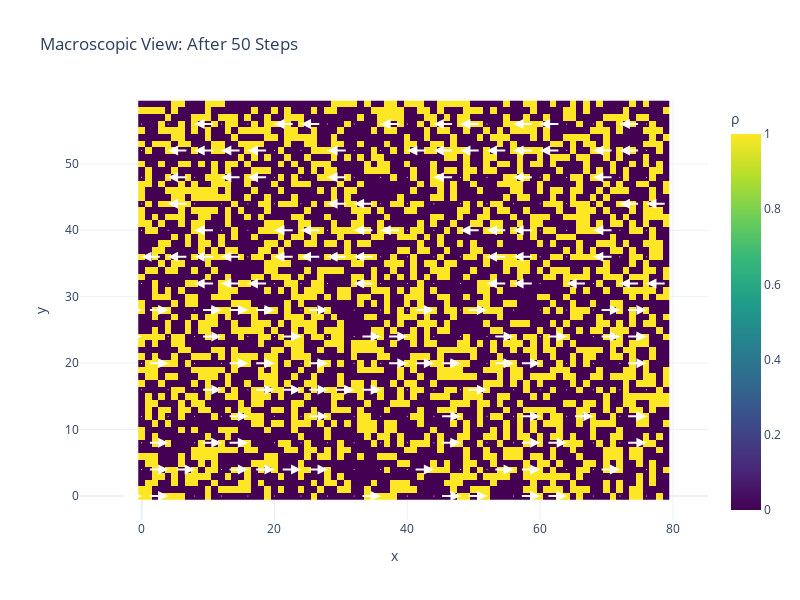

This figure's notebook cell:
### Code cell
# Evolve shear flow
print("\nAfter 50 steps:")
for _ in range(50):
    lg_large.step()
lg_large.visualize_macroscopic(title='Macroscopic View: After 50 Steps')

### Figure 1 — Plotly figure (JSON) as saved in the notebook; plotly's stock layout.template omitted (floating-point values rounded to 4 significant figures; data arrays with more than 128 entries replaced by an {"elided": "..."} marker saying what was removed)
{"data": [{"colorbar": {"title": {"text": "ρ"}}, "colorscale": [[0, "#440154"], [0.1111, "#482878"], [0.2222, "#3e4989"], [0.3333, "#31688e"], [0.4444, "#26828e"], [0.5556, "#1f9e89"], [0.6667, "#35b779"], [0.7778, "#6ece58"], [0.8889, "#b5de2b"], [1, "#fde725"]], "name": "Density", "type": "heatmap", "z": {"elided": "60x80 int values"}}, {"hoverinfo": "skip", "marker": {"color": "white", "size": 1}, "mode": "markers", "showlegend": false, "type": "scatter", "x": {"elided": "300 int values"}, "y": {"elided": "300 int values"}}], "layout": {"annotations": [{"arrowcolor": "white", "arrowhead": 2, "arrowsize": 1, "arrowwidth": 2, "ax": -3.2, "axref": "x", "ay": 3.919e-16, "ayref": "y", "showarrow": true, "x": 0, "xref": "x", "y": 0, "yref": "y"}, {"arrowcolor": "white", "arrowhead": 2, "arrowsize": 1, "arrowwidth": 2, "ax": 0.8, "axref": "x", "ay": 3.919e-16, "ayref": "y", "showarrow": true, "x": 4, "xref": "x", "y": 0, "yref": "y"}, {"arrowcolor": "white", "arrowhead": 2, "arrowsize": 1, "arrowwidth": 2, "ax": 32.8, "axref": "x", "ay": 3.919e-16, "ayref": "y", "showarrow": true, "x": 36, "xref": "x", "y": 0, "yref": "y"}, {"arrowcolor": "white", "arrowhead": 2, "arrowsize": 1, "arrowwidth": 2, "ax": 44.8, "axref": "x", "ay": 3.919e-16, "ayref": "y", "showarrow": true, "x": 48, "xref": "x", "y": 0, "yref": "y"}, {"arrowcolor": "white", "arrowhead": 2, "arrowsize": 1, "arrowwidth": 2, "ax": 48.8, "axref": "x", "ay": 3.919e-16, "ayref": "y", "showarrow": true, "x": 52, "xref": "x", "y": 0, "yref": "y"}, {"arrowcolor": "white", "arrowhead": 2, "arrowsize": 1, "arrowwidth": 2, "ax": 56.8, "axref": "x", "ay": 3.919e-16, "ayref": "y", "showarrow": true, "x": 60, "xref": "x", "y": 0, "yref": "y"}, {"arrowcolor": "white", "arrowhead": 2, "arrowsize": 1, "arrowwidth": 2, "ax": 60.8, "axref": "x", "ay": 3.919e-16, "ayref": "y", "showarrow": true, "x": 64, "xref": "x", "y": 0, "yref": "y"}, {"arrowcolor": "white", "arrowhead": 2, "arrowsize": 1, "arrowwidth": 2, "ax": 0.8, "axref": "x", "ay": 4, "ayref": "y", "showarrow": true, "x": 4, "xref": "x", "y": 4, "yref": "y"}, {"arrowcolor": "white", "arrowhead": 2, "arrowsize": 1, "arrowwidth": 2, "ax": 4.8, "axref": "x", "ay": 4, "ayref": "y", "showarrow": true, "x": 8, "xref": "x", "y": 4, "yref": "y"}, {"arrowcolor": "white", "arrowhead": 2, "arrowsize": 1, "arrowwidth": 2, "ax": 12.8, "axref": "x", "ay": 4, "ayref": "y", "showarrow": true, "x": 16, "xref": "x", "y": 4, "yref": "y"}, {"arrowcolor": "white", "arrowhead": 2, "arrowsize": 1, "arrowwidth": 2, "ax": 16.8, "axref": "x", "ay": 4, "ayref": "y", "showarrow": true, "x": 20, "xref": "x", "y": 4, "yref": "y"}, {"arrowcolor": "white", "arrowhead": 2, "arrowsize": 1, "arrowwidth": 2, "ax": 20.8, "axref": "x", "ay": 4, "ayref": "y", "showarrow": true, "x": 24, "xref": "x", "y": 4, "yref": "y"}, {"arrowcolor": "white", "arrowhead": 2, "arrowsize": 1, "arrowwidth": 2, "ax": 24.8, "axref": "x", "ay": 4, "ayref": "y", "showarrow": true, "x": 28, "xref": "x", "y": 4, "yref": "y"}, {"arrowcolor": "white", "arrowhead": 2, "arrowsize": 1, "arrowwidth": 2, "ax": 40.8, "axref": "x", "ay": 4, "ayref": "y", "showarrow": true, "x": 44, "xref": "x", "y": 4, "yref": "y"}, {"arrowcolor": "white", "arrowhead": 2, "arrowsize": 1, "arrowwidth": 2, "ax": 52.8, "axref": "x", "ay": 4, "ayref": "y", "showarrow": true, "x": 56, "xref": "x", "y": 4, "yref": "y"}, {"arrowcolor": "white", "arrowhead": 2, "arrowsize": 1, "arrowwidth": 2, "ax": 56.8, "axref": "x", "ay": 4, "ayref": "y", "showarrow": true, "x": 60, "xref": "x", "y": 4, "yref": "y"}, {"arrowcolor": "white", "arrowhead": 2, "arrowsize": 1, "arrowwidth": 2, "ax": 68.8, "axref": "x", "ay": 4, "ayref": "y", "showarrow": true, "x": 72, "xref": "x", "y": 4, "yref": "y"}, {"arrowcolor": "white", "arrowhead": 2, "arrowsize": 1, "arrowwidth": 2, "ax": 0.8, "axref": "x", "ay": 8, "ayref": "y", "showarrow": true, "x": 4, "xref": "x", "y": 8, "yref": "y"}, {"arrowcolor": "white", "arrowhead": 2, "arrowsize": 1, "arrowwidth": 2, "ax": 8.8, "axref": "x", "ay": 8, "ayref": "y", "showarrow": true, "x": 12, "xref": "x", "y": 8, "yref": "y"}, {"arrowcolor": "white", "arrowhead": 2, "arrowsize": 1, "arrowwidth": 2, "ax": 12.8, "axref": "x", "ay": 8, "ayref": "y", "showarrow": true, "x": 16, "xref": "x", "y": 8, "yref": "y"}, {"arrowcolor": "white", "arrowhead": 2, "arrowsize": 1, "arrowwidth": 2, "ax": 44.8, "axref": "x", "ay": 8, "ayref": "y", "showarrow": true, "x": 48, "xref": "x", "y": 8, "yref": "y"}, {"arrowcolor": "white", "arrowhead": 2, "arrowsize": 1, "arrowwidth": 2, "ax": 56.8, "axref": "x", "ay": 8, "ayref": "y", "showarrow": true, "x": 60, "xref": "x", "y": 8, "yref": "y"}, {"arrowcolor": "white", "arrowhead": 2, "arrowsize": 1, "arrowwidth": 2, "ax": 60.8, "axref": "x", "ay": 8, "ayref": "y", "showarrow": true, "x": 64, "xref": "x", "y": 8, "yref": "y"}, {"arrowcolor": "white", "arrowhead": 2, "arrowsize": 1, "arrowwidth": 2, "ax": 72.8, "axref": "x", "ay": 8, "ayref": "y", "showarrow": true, "x": 76, "xref": "x", "y": 8, "yref": "y"}, {"arrowcolor": "white", "arrowhead": 2, "arrowsize": 1, "arrowwidth": 2, "ax": 12.8, "axref": "x", "ay": 12, "ayref": "y", "showarrow": true, "x": 16, "xref": "x", "y": 12, "yref": "y"}, {"arrowcolor": "white", "arrowhead": 2, "arrowsize": 1, "arrowwidth": 2, "ax": 24.8, "axref": "x", "ay": 12, "ayref": "y", "showarrow": true, "x": 28, "xref": "x", "y": 12, "yref": "y"}, {"arrowcolor": "white", "arrowhead": 2, "arrowsize": 1, "arrowwidth": 2, "ax": 44.8, "axref": "x", "ay": 12, "ayref": "y", "showarrow": true, "x": 48, "xref": "x", "y": 12, "yref": "y"}, {"arrowcolor": "white", "arrowhead": 2, "arrowsize": 1, "arrowwidth": 2, "ax": 56.8, "axref": "x", "ay": 12, "ayref": "y", "showarrow": true, "x": 60, "xref": "x", "y": 12, "yref": "y"}, {"arrowcolor": "white", "arrowhead": 2, "arrowsize": 1, "arrowwidth": 2, "ax": 64.8, "axref": "x", "ay": 12, "ayref": "y", "showarrow": true, "x": 68, "xref": "x", "y": 12, "yref": "y"}, {"arrowcolor": "white", "arrowhead": 2, "arrowsize": 1, "arrowwidth": 2, "ax": 72.8, "axref": "x", "ay": 12, "ayref": "y", "showarrow": true, "x": 76, "xref": "x", "y": 12, "yref": "y"}, {"arrowcolor": "white", "arrowhead": 2, "arrowsize": 1, "arrowwidth": 2, "ax": 8.8, "axref": "x", "ay": 16, "ayref": "y", "showarrow": true, "x": 12, "xref": "x", "y": 16, "yref": "y"}, {"arrowcolor": "white", "arrowhead": 2, "arrowsize": 1, "arrowwidth": 2, "ax": 16.8, "axref": "x", "ay": 16, "ayref": "y", "showarrow": true, "x": 20, "xref": "x", "y": 16, "yref": "y"}, {"arrowcolor": "white", "arrowhead": 2, "arrowsize": 1, "arrowwidth": 2, "ax": 20.8, "axref": "x", "ay": 16, "ayref": "y", "showarrow": true, "x": 24, "xref": "x", "y": 16, "yref": "y"}, {"arrowcolor": "white", "arrowhead": 2, "arrowsize": 1, "arrowwidth": 2, "ax": 24.8, "axref": "x", "ay": 16, "ayref": "y", "showarrow": true, "x": 28, "xref": "x", "y": 16, "yref": "y"}, {"arrowcolor": "white", "arrowhead": 2, "arrowsize": 1, "arrowwidth": 2, "ax": 28.8, "axref": "x", "ay": 16, "ayref": "y", "showarrow": true, "x": 32, "xref": "x", "y": 16, "yref": "y"}, {"arrowcolor": "white", "arrowhead": 2, "arrowsize": 1, "arrowwidth": 2, "ax": 32.8, "axref": "x", "ay": 16, "ayref": "y", "showarrow": true, "x": 36, "xref": "x", "y": 16, "yref": "y"}, {"arrowcolor": "white", "arrowhead": 2, "arrowsize": 1, "arrowwidth": 2, "ax": 48.8, "axref": "x", "ay": 16, "ayref": "y", "showarrow": true, "x": 52, "xref": "x", "y": 16, "yref": "y"}, {"arrowcolor": "white", "arrowhead": 2, "arrowsize": 1, "arrowwidth": 2, "ax": 0.8, "axref": "x", "ay": 20, "ayref": "y", "showarrow": true, "x": 4, "xref": "x", "y": 20, "yref": "y"}, {"arrowcolor": "white", "arrowhead": 2, "arrowsize": 1, "arrowwidth": 2, "ax": 12.8, "axref": "x", "ay": 20, "ayref": "y", "showarrow": true, "x": 16, "xref": "x", "y": 20, "yref": "y"}, {"arrowcolor": "white", "arrowhead": 2, "arrowsize": 1, "arrowwidth": 2, "ax": 16.8, "axref": "x", "ay": 20, "ayref": "y", "showarrow": true, "x": 20, "xref": "x", "y": 20, "yref": "y"}, {"arrowcolor": "white", "arrowhead": 2, "arrowsize": 1, "arrowwidth": 2, "ax": 24.8, "axref": "x", "ay": 20, "ayref": "y", "showarrow": true, "x": 28, "xref": "x", "y": 20, "yref": "y"}, {"arrowcolor": "white", "arrowhead": 2, "arrowsize": 1, "arrowwidth": 2, "ax": 36.8, "axref": "x", "ay": 20, "ayref": "y", "showarrow": true, "x": 40, "xref": "x", "y": 20, "yref": "y"}, {"arrowcolor": "white", "arrowhead": 2, "arrowsize": 1, "arrowwidth": 2, "ax": 40.8, "axref": "x", "ay": 20, "ayref": "y", "showarrow": true, "x": 44, "xref": "x", "y": 20, "yref": "y"}, {"arrowcolor": "white", "arrowhead": 2, "arrowsize": 1, "arrowwidth": 2, "ax": 44.8, "axref": "x", "ay": 20, "ayref": "y", "showarrow": true, "x": 48, "xref": "x", "y": 20, "yref": "y"}, {"arrowcolor": "white", "arrowhead": 2, "arrowsize": 1, "arrowwidth": 2, "ax": 52.8, "axref": "x", "ay": 20, "ayref": "y", "showarrow": true, "x": 56, "xref": "x", "y": 20, "yref": "y"}, {"arrowcolor": "white", "arrowhead": 2, "arrowsize": 1, "arrowwidth": 2, "ax": 56.8, "axref": "x", "ay": 20, "ayref": "y", "showarrow": true, "x": 60, "xref": "x", "y": 20, "yref": "y"}, {"arrowcolor": "white", "arrowhead": 2, "arrowsize": 1, "arrowwidth": 2, "ax": 72.8, "axref": "x", "ay": 20, "ayref": "y", "showarrow": true, "x": 76, "xref": "x", "y": 20, "yref": "y"}, {"arrowcolor": "white", "arrowhead": 2, "arrowsize": 1, "arrowwidth": 2, "ax": -3.2, "axref": "x", "ay": 24, "ayref": "y", "showarrow": true, "x": 0, "xref": "x", "y": 24, "yref": "y"}, {"arrowcolor": "white", "arrowhead": 2, "arrowsize": 1, "arrowwidth": 2, "ax": 8.8, "axref": "x", "ay": 24, "ayref": "y", "showarrow": true, "x": 12, "xref": "x", "y": 24, "yref": "y"}, {"arrowcolor": "white", "arrowhead": 2, "arrowsize": 1, "arrowwidth": 2, "ax": 20.8, "axref": "x", "ay": 24, "ayref": "y", "showarrow": true, "x": 24, "xref": "x", "y": 24, "yref": "y"}, {"arrowcolor": "white", "arrowhead": 2, "arrowsize": 1, "arrowwidth": 2, "ax": 32.8, "axref": "x", "ay": 24, "ayref": "y", "showarrow": true, "x": 36, "xref": "x", "y": 24, "yref": "y"}, {"arrowcolor": "white", "arrowhead": 2, "arrowsize": 1, "arrowwidth": 2, "ax": 36.8, "axref": "x", "ay": 24, "ayref": "y", "showarrow": true, "x": 40, "xref": "x", "y": 24, "yref": "y"}, {"arrowcolor": "white", "arrowhead": 2, "arrowsize": 1, "arrowwidth": 2, "ax": 52.8, "axref": "x", "ay": 24, "ayref": "y", "showarrow": true, "x": 56, "xref": "x", "y": 24, "yref": "y"}, {"arrowcolor": "white", "arrowhead": 2, "arrowsize": 1, "arrowwidth": 2, "ax": 60.8, "axref": "x", "ay": 24, "ayref": "y", "showarrow": true, "x": 64, "xref": "x", "y": 24, "yref": "y"}, {"arrowcolor": "white", "arrowhead": 2, "arrowsize": 1, "arrowwidth": 2, "ax": 68.8, "axref": "x", "ay": 24, "ayref": "y", "showarrow": true, "x": 72, "xref": "x", "y": 24, "yref": "y"}, {"arrowcolor": "white", "arrowhead": 2, "arrowsize": 1, "arrowwidth": 2, "ax": 72.8, "axref": "x", "ay": 24, "ayref": "y", "showarrow": true, "x": 76, "xref": "x", "y": 24, "yref": "y"}, {"arrowcolor": "white", "arrowhead": 2, "arrowsize": 1, "arrowwidth": 2, "ax": -3.2, "axref": "x", "ay": 28, "ayref": "y", "showarrow": true, "x": 0, "xref": "x", "y": 28, "yref": "y"}, {"arrowcolor": "white", "arrowhead": 2, "arrowsize": 1, "arrowwidth": 2, "ax": 0.8, "axref": "x", "ay": 28, "ayref": "y", "showarrow": true, "x": 4, "xref": "x", "y": 28, "yref": "y"}, {"arrowcolor": "white", "arrowhead": 2, "arrowsize": 1, "arrowwidth": 2, "ax": 8.8, "axref": "x", "ay": 28, "ayref": "y", "showarrow": true, "x": 12, "xref": "x", "y": 28, "yref": "y"}, {"arrowcolor": "white", "arrowhead": 2, "arrowsize": 1, "arrowwidth": 2, "ax": 12.8, "axref": "x", "ay": 28, "ayref": "y", "showarrow": true, "x": 16, "xref": "x", "y": 28, "yref": "y"}, {"arrowcolor": "white", "arrowhead": 2, "arrowsize": 1, "arrowwidth": 2, "ax": 16.8, "axref": "x", "ay": 28, "ayref": "y", "showarrow": true, "x": 20, "xref": "x", "y": 28, "yref": "y"}, {"arrowcolor": "white", "arrowhead": 2, "arrowsize": 1, "arrowwidth": 2, "ax": 24.8, "axref": "x", "ay": 28, "ayref": "y", "showarrow": true, "x": 28, "xref": "x", "y": 28, "yref": "y"}, {"arrowcolor": "white", "arrowhead": 2, "arrowsize": 1, "arrowwidth": 2, "ax": 40.8, "axref": "x", "ay": 28, "ayref": "y", "showarrow": true, "x": 44, "xref": "x", "y": 28, "yref": "y"}, {"arrowcolor": "white", "arrowhead": 2, "arrowsize": 1, "arrowwidth": 2, "ax": 48.8, "axref": "x", "ay": 28, "ayref": "y", "showarrow": true, "x": 52, "xref": "x", "y": 28, "yref": "y"}, {"arrowcolor": "white", "arrowhead": 2, "arrowsize": 1, "arrowwidth": 2, "ax": 68.8, "axref": "x", "ay": 28, "ayref": "y", "showarrow": true, "x": 72, "xref": "x", "y": 28, "yref": "y"}, {"arrowcolor": "white", "arrowhead": 2, "arrowsize": 1, "arrowwidth": 2, "ax": 72.8, "axref": "x", "ay": 28, "ayref": "y", "showarrow": true, "x": 76, "xref": "x", "y": 28, "yref": "y"}, {"arrowcolor": "white", "arrowhead": 2, "arrowsize": 1, "arrowwidth": 2, "ax": 11.2, "axref": "x", "ay": 32, "ayref": "y", "showarrow": true, "x": 8, "xref": "x", "y": 32, "yref": "y"}, {"arrowcolor": "white", "arrowhead": 2, "arrowsize": 1, "arrowwidth": 2, "ax": 15.2, "axref": "x", "ay": 32, "ayref": "y", "showarrow": true, "x": 12, "xref": "x", "y": 32, "yref": "y"}, {"arrowcolor": "white", "arrowhead": 2, "arrowsize": 1, "arrowwidth": 2, "ax": 19.2, "axref": "x", "ay": 32, "ayref": "y", "showarrow": true, "x": 16, "xref": "x", "y": 32, "yref": "y"}, {"arrowcolor": "white", "arrowhead": 2, "arrowsize": 1, "arrowwidth": 2, "ax": 35.2, "axref": "x", "ay": 32, "ayref": "y", "showarrow": true, "x": 32, "xref": "x", "y": 32, "yref": "y"}, {"arrowcolor": "white", "arrowhead": 2, "arrowsize": 1, "arrowwidth": 2, "ax": 55.2, "axref": "x", "ay": 32, "ayref": "y", "showarrow": true, "x": 52, "xref": "x", "y": 32, "yref": "y"}, {"arrowcolor": "white", "arrowhead": 2, "arrowsize": 1, "arrowwidth": 2, "ax": 59.2, "axref": "x", "ay": 32, "ayref": "y", "showarrow": true, "x": 56, "xref": "x", "y": 32, "yref": "y"}, {"arrowcolor": "white", "arrowhead": 2, "arrowsize": 1, "arrowwidth": 2, "ax": 67.2, "axref": "x", "ay": 32, "ayref": "y", "showarrow": true, "x": 64, "xref": "x", "y": 32, "yref": "y"}, {"arrowcolor": "white", "arrowhead": 2, "arrowsize": 1, "arrowwidth": 2, "ax": 75.2, "axref": "x", "ay": 32, "ayref": "y", "showarrow": true, "x": 72, "xref": "x", "y": 32, "yref": "y"}, {"arrowcolor": "white", "arrowhead": 2, "arrowsize": 1, "arrowwidth": 2, "ax": 79.2, "axref": "x", "ay": 32, "ayref": "y", "showarrow": true, "x": 76, "xref": "x", "y": 32, "yref": "y"}, {"arrowcolor": "white", "arrowhead": 2, "arrowsize": 1, "arrowwidth": 2, "ax": 3.2, "axref": "x", "ay": 36, "ayref": "y", "showarrow": true, "x": 0, "xref": "x", "y": 36, "yref": "y"}, {"arrowcolor": "white", "arrowhead": 2, "arrowsize": 1, "arrowwidth": 2, "ax": 7.2, "axref": "x", "ay": 36, "ayref": "y", "showarrow": true, "x": 4, "xref": "x", "y": 36, "yref": "y"}, {"arrowcolor": "white", "arrowhead": 2, "arrowsize": 1, "arrowwidth": 2, "ax": 11.2, "axref": "x", "ay": 36, "ayref": "y", "showarrow": true, "x": 8, "xref": "x", "y": 36, "yref": "y"}, {"arrowcolor": "white", "arrowhead": 2, "arrowsize": 1, "arrowwidth": 2, "ax": 15.2, "axref": "x", "ay": 36, "ayref": "y", "showarrow": true, "x": 12, "xref": "x", "y": 36, "yref": "y"}, {"arrowcolor": "white", "arrowhead": 2, "arrowsize": 1, "arrowwidth": 2, "ax": 23.2, "axref": "x", "ay": 36, "ayref": "y", "showarrow": true, "x": 20, "xref": "x", "y": 36, "yref": "y"}, {"arrowcolor": "white", "arrowhead": 2, "arrowsize": 1, "arrowwidth": 2, "ax": 27.2, "axref": "x", "ay": 36, "ayref": "y", "showarrow": true, "x": 24, "xref": "x", "y": 36, "yref": "y"}, {"arrowcolor": "white", "arrowhead": 2, "arrowsize": 1, "arrowwidth": 2, "ax": 31.2, "axref": "x", "ay": 36, "ayref": "y", "showarrow": true, "x": 28, "xref": "x", "y": 36, "yref": "y"}, {"arrowcolor": "white", "arrowhead": 2, "arrowsize": 1, "arrowwidth": 2, "ax": 35.2, "axref": "x", "ay": 36, "ayref": "y", "showarrow": true, "x": 32, "xref": "x", "y": 36, "yref": "y"}, {"arrowcolor": "white", "arrowhead": 2, "arrowsize": 1, "arrowwidth": 2, "ax": 55.2, "axref": "x", "ay": 36, "ayref": "y", "showarrow": true, "x": 52, "xref": "x", "y": 36, "yref": "y"}, {"arrowcolor": "white", "arrowhead": 2, "arrowsize": 1, "arrowwidth": 2, "ax": 59.2, "axref": "x", "ay": 36, "ayref": "y", "showarrow": true, "x": 56, "xref": "x", "y": 36, "yref": "y"}, {"arrowcolor": "white", "arrowhead": 2, "arrowsize": 1, "arrowwidth": 2, "ax": 71.2, "axref": "x", "ay": 36, "ayref": "y", "showarrow": true, "x": 68, "xref": "x", "y": 36, "yref": "y"}, {"arrowcolor": "white", "arrowhead": 2, "arrowsize": 1, "arrowwidth": 2, "ax": 11.2, "axref": "x", "ay": 40, "ayref": "y", "showarrow": true, "x": 8, "xref": "x", "y": 40, "yref": "y"}, {"arrowcolor": "white", "arrowhead": 2, "arrowsize": 1, "arrowwidth": 2, "ax": 23.2, "axref": "x", "ay": 40, "ayref": "y", "showarrow": true, "x": 20, "xref": "x", "y": 40, "yref": "y"}, {"arrowcolor": "white", "arrowhead": 2, "arrowsize": 1, "arrowwidth": 2, "ax": 27.2, "axref": "x", "ay": 40, "ayref": "y", "showarrow": true, "x": 24, "xref": "x", "y": 40, "yref": "y"}, {"arrowcolor": "white", "arrowhead": 2, "arrowsize": 1, "arrowwidth": 2, "ax": 35.2, "axref": "x", "ay": 40, "ayref": "y", "showarrow": true, "x": 32, "xref": "x", "y": 40, "yref": "y"}, {"arrowcolor": "white", "arrowhead": 2, "arrowsize": 1, "arrowwidth": 2, "ax": 39.2, "axref": "x", "ay": 40, "ayref": "y", "showarrow": true, "x": 36, "xref": "x", "y": 40, "yref": "y"}, {"arrowcolor": "white", "arrowhead": 2, "arrowsize": 1, "arrowwidth": 2, "ax": 51.2, "axref": "x", "ay": 40, "ayref": "y", "showarrow": true, "x": 48, "xref": "x", "y": 40, "yref": "y"}, {"arrowcolor": "white", "arrowhead": 2, "arrowsize": 1, "arrowwidth": 2, "ax": 55.2, "axref": "x", "ay": 40, "ayref": "y", "showarrow": true, "x": 52, "xref": "x", "y": 40, "yref": "y"}, {"arrowcolor": "white", "arrowhead": 2, "arrowsize": 1, "arrowwidth": 2, "ax": 59.2, "axref": "x", "ay": 40, "ayref": "y", "showarrow": true, "x": 56, "xref": "x", "y": 40, "yref": "y"}, {"arrowcolor": "white", "arrowhead": 2, "arrowsize": 1, "arrowwidth": 2, "ax": 71.2, "axref": "x", "ay": 40, "ayref": "y", "showarrow": true, "x": 68, "xref": "x", "y": 40, "yref": "y"}, {"arrowcolor": "white", "arrowhead": 2, "arrowsize": 1, "arrowwidth": 2, "ax": 7.2, "axref": "x", "ay": 44, "ayref": "y", "showarrow": true, "x": 4, "xref": "x", "y": 44, "yref": "y"}, {"arrowcolor": "white", "arrowhead": 2, "arrowsize": 1, "arrowwidth": 2, "ax": 31.2, "axref": "x", "ay": 44, "ayref": "y", "showarrow": true, "x": 28, "xref": "x", "y": 44, "yref": "y"}, {"arrowcolor": "white", "arrowhead": 2, "arrowsize": 1, "arrowwidth": 2, "ax": 35.2, "axref": "x", "ay": 44, "ayref": "y", "showarrow": true, "x": 32, "xref": "x", "y": 44, "yref": "y"}, {"arrowcolor": "white", "arrowhead": 2, "arrowsize": 1, "arrowwidth": 2, "ax": 75.2, "axref": "x", "ay": 44, "ayref": "y", "showarrow": true, "x": 72, "xref": "x", "y": 44, "yref": "y"}, {"arrowcolor": "white", "arrowhead": 2, "arrowsize": 1, "arrowwidth": 2, "ax": 79.2, "axref": "x", "ay": 44, "ayref": "y", "showarrow": true, "x": 76, "xref": "x", "y": 44, "yref": "y"}, {"arrowcolor": "white", "arrowhead": 2, "arrowsize": 1, "arrowwidth": 2, "ax": 7.2, "axref": "x", "ay": 48, "ayref": "y", "showarrow": true, "x": 4, "xref": "x", "y": 48, "yref": "y"}, {"arrowcolor": "white", "arrowhead": 2, "arrowsize": 1, "arrowwidth": 2, "ax": 15.2, "axref": "x", "ay": 48, "ayref": "y", "showarrow": true, "x": 12, "xref": "x", "y": 48, "yref": "y"}, {"arrowcolor": "white", "arrowhead": 2, "arrowsize": 1, "arrowwidth": 2, "ax": 19.2, "axref": "x", "ay": 48, "ayref": "y", "showarrow": true, "x": 16, "xref": "x", "y": 48, "yref": "y"}, {"arrowcolor": "white", "arrowhead": 2, "arrowsize": 1, "arrowwidth": 2, "ax": 31.2, "axref": "x", "ay": 48, "ayref": "y", "showarrow": true, "x": 28, "xref": "x", "y": 48, "yref": "y"}, {"arrowcolor": "white", "arrowhead": 2, "arrowsize": 1, "arrowwidth": 2, "ax": 47.2, "axref": "x", "ay": 48, "ayref": "y", "showarrow": true, "x": 44, "xref": "x", "y": 48, "yref": "y"}, {"arrowcolor": "white", "arrowhead": 2, "arrowsize": 1, "arrowwidth": 2, "ax": 59.2, "axref": "x", "ay": 48, "ayref": "y", "showarrow": true, "x": 56, "xref": "x", "y": 48, "yref": "y"}, {"arrowcolor": "white", "arrowhead": 2, "arrowsize": 1, "arrowwidth": 2, "ax": 71.2, "axref": "x", "ay": 48, "ayref": "y", "showarrow": true, "x": 68, "xref": "x", "y": 48, "yref": "y"}, {"arrowcolor": "white", "arrowhead": 2, "arrowsize": 1, "arrowwidth": 2, "ax": 7.2, "axref": "x", "ay": 52, "ayref": "y", "showarrow": true, "x": 4, "xref": "x", "y": 52, "yref": "y"}, {"arrowcolor": "white", "arrowhead": 2, "arrowsize": 1, "arrowwidth": 2, "ax": 11.2, "axref": "x", "ay": 52, "ayref": "y", "showarrow": true, "x": 8, "xref": "x", "y": 52, "yref": "y"}, {"arrowcolor": "white", "arrowhead": 2, "arrowsize": 1, "arrowwidth": 2, "ax": 15.2, "axref": "x", "ay": 52, "ayref": "y", "showarrow": true, "x": 12, "xref": "x", "y": 52, "yref": "y"}, {"arrowcolor": "white", "arrowhead": 2, "arrowsize": 1, "arrowwidth": 2, "ax": 19.2, "axref": "x", "ay": 52, "ayref": "y", "showarrow": true, "x": 16, "xref": "x", "y": 52, "yref": "y"}, {"arrowcolor": "white", "arrowhead": 2, "arrowsize": 1, "arrowwidth": 2, "ax": 31.2, "axref": "x", "ay": 52, "ayref": "y", "showarrow": true, "x": 28, "xref": "x", "y": 52, "yref": "y"}, {"arrowcolor": "white", "arrowhead": 2, "arrowsize": 1, "arrowwidth": 2, "ax": 43.2, "axref": "x", "ay": 52, "ayref": "y", "showarrow": true, "x": 40, "xref": "x", "y": 52, "yref": "y"}, {"arrowcolor": "white", "arrowhead": 2, "arrowsize": 1, "arrowwidth": 2, "ax": 47.2, "axref": "x", "ay": 52, "ayref": "y", "showarrow": true, "x": 44, "xref": "x", "y": 52, "yref": "y"}, {"arrowcolor": "white", "arrowhead": 2, "arrowsize": 1, "arrowwidth": 2, "ax": 51.2, "axref": "x", "ay": 52, "ayref": "y", "showarrow": true, "x": 48, "xref": "x", "y": 52, "yref": "y"}, {"arrowcolor": "white", "arrowhead": 2, "arrowsize": 1, "arrowwidth": 2, "ax": 55.2, "axref": "x", "ay": 52, "ayref": "y", "showarrow": true, "x": 52, "xref": "x", "y": 52, "yref": "y"}, {"arrowcolor": "white", "arrowhead": 2, "arrowsize": 1, "arrowwidth": 2, "ax": 59.2, "axref": "x", "ay": 52, "ayref": "y", "showarrow": true, "x": 56, "xref": "x", "y": 52, "yref": "y"}, {"arrowcolor": "white", "arrowhead": 2, "arrowsize": 1, "arrowwidth": 2, "ax": 63.2, "axref": "x", "ay": 52, "ayref": "y", "showarrow": true, "x": 60, "xref": "x", "y": 52, "yref": "y"}, {"arrowcolor": "white", "arrowhead": 2, "arrowsize": 1, "arrowwidth": 2, "ax": 71.2, "axref": "x", "ay": 52, "ayref": "y", "showarrow": true, "x": 68, "xref": "x", "y": 52, "yref": "y"}, {"arrowcolor": "white", "arrowhead": 2, "arrowsize": 1, "arrowwidth": 2, "ax": 75.2, "axref": "x", "ay": 52, "ayref": "y", "showarrow": true, "x": 72, "xref": "x", "y": 52, "yref": "y"}, {"arrowcolor": "white", "arrowhead": 2, "arrowsize": 1, "arrowwidth": 2, "ax": 11.2, "axref": "x", "ay": 56, "ayref": "y", "showarrow": true, "x": 8, "xref": "x", "y": 56, "yref": "y"}, {"arrowcolor": "white", "arrowhead": 2, "arrowsize": 1, "arrowwidth": 2, "ax": 23.2, "axref": "x", "ay": 56, "ayref": "y", "showarrow": true, "x": 20, "xref": "x", "y": 56, "yref": "y"}, {"arrowcolor": "white", "arrowhead": 2, "arrowsize": 1, "arrowwidth": 2, "ax": 27.2, "axref": "x", "ay": 56, "ayref": "y", "showarrow": true, "x": 24, "xref": "x", "y": 56, "yref": "y"}, {"arrowcolor": "white", "arrowhead": 2, "arrowsize": 1, "arrowwidth": 2, "ax": 39.2, "axref": "x", "ay": 56, "ayref": "y", "showarrow": true, "x": 36, "xref": "x", "y": 56, "yref": "y"}, {"arrowcolor": "white", "arrowhead": 2, "arrowsize": 1, "arrowwidth": 2, "ax": 47.2, "axref": "x", "ay": 56, "ayref": "y", "showarrow": true, "x": 44, "xref": "x", "y": 56, "yref": "y"}, {"arrowcolor": "white", "arrowhead": 2, "arrowsize": 1, "arrowwidth": 2, "ax": 51.2, "axref": "x", "ay": 56, "ayref": "y", "showarrow": true, "x": 48, "xref": "x", "y": 56, "yref": "y"}, {"arrowcolor": "white", "arrowhead": 2, "arrowsize": 1, "arrowwidth": 2, "ax": 59.2, "axref": "x", "ay": 56, "ayref": "y", "showarrow": true, "x": 56, "xref": "x", "y": 56, "yref": "y"}, {"arrowcolor": "white", "arrowhead": 2, "arrowsize": 1, "arrowwidth": 2, "ax": 63.2, "axref": "x", "ay": 56, "ayref": "y", "showarrow": true, "x": 60, "xref": "x", "y": 56, "yref": "y"}, {"arrowcolor": "white", "arrowhead": 2, "arrowsize": 1, "arrowwidth": 2, "ax": 75.2, "axref": "x", "ay": 56, "ayref": "y", "showarrow": true, "x": 72, "xref": "x", "y": 56, "yref": "y"}], "height": 600, "title": {"text": "Macroscopic View: After 50 Steps"}, "width": 800, "xaxis": {"title": {"text": "x"}}, "yaxis": {"scaleanchor": "x", "scaleratio": 1, "title": {"text": "y"}}}}
